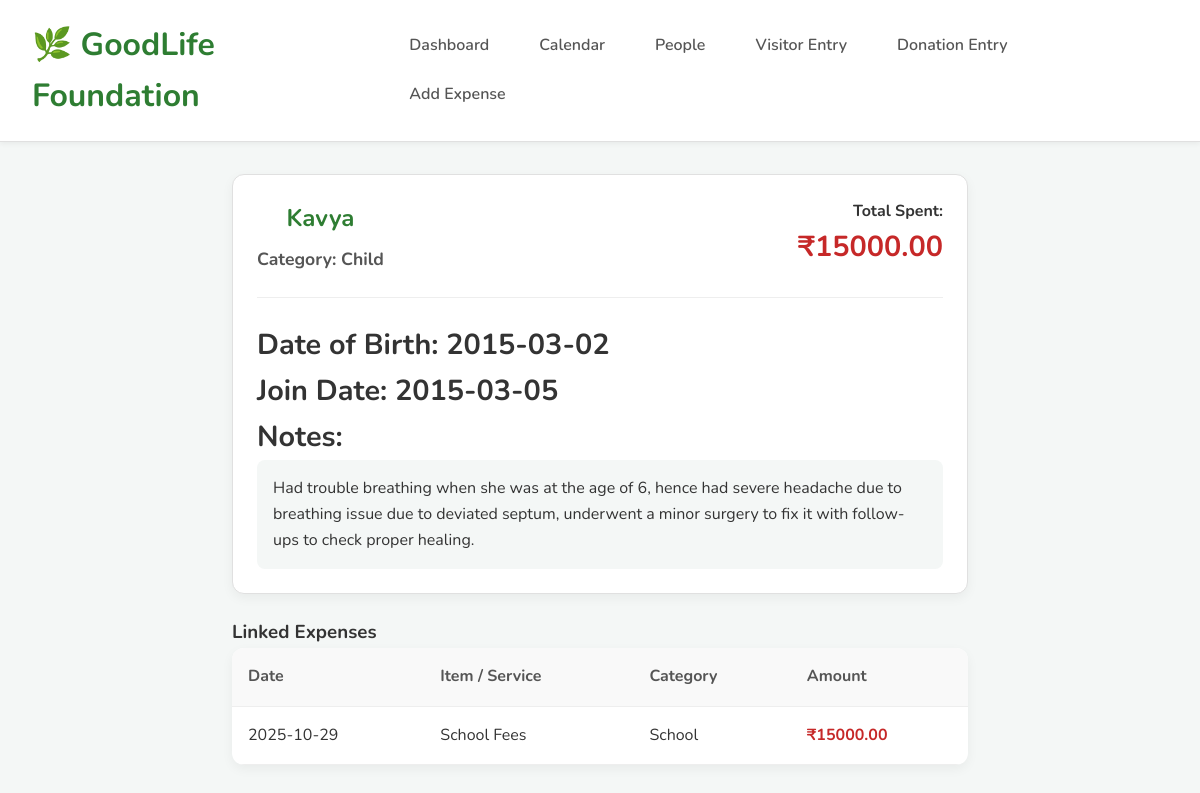
Page /person/1 on the committed database.
### tables this page shows
CREATE TABLE people (
                id INTEGER PRIMARY KEY AUTOINCREMENT,
                name TEXT NOT NULL,
                dob DATE,
                category TEXT NOT NULL,
                join_date DATE,
                notes TEXT
            );

CREATE TABLE expenses (
                id INTEGER PRIMARY KEY AUTOINCREMENT,
                item_name TEXT, amount REAL, category TEXT,
                details TEXT, expense_date DATE,
                person_id INTEGER, 
                FOREIGN KEY(person_id) REFERENCES people(id)
            );

### goodlife_admin.py (the view)
@app.route('/person/<int:person_id>')
def person_profile(person_id):
    db = get_db()
    person = db.execute("SELECT * FROM people WHERE id = ?", (person_id,)).fetchone()
    if not person:
        flash("Person not found.", "danger")
        return redirect(url_for('people_list'))
    expenses = db.execute('''
        SELECT item_name, amount, category, expense_date
        FROM expenses WHERE person_id = ?
        ORDER BY expense_date DESC
    ''', (person_id,)).fetchall()
    total_spent_row = db.execute("SELECT SUM(amount) as total FROM expenses WHERE person_id = ?", (person_id,)).fetchone()
    total_spent = total_spent_row['total'] or 0
    return render_template('person_profile.html', person=person, expenses=expenses, total_spent=total_spent)

### goodlife_admin.py (called while the page is built)
def get_db():
    if 'db' not in g:
        g.db = sqlite3.connect(DB_NAME)
        g.db.row_factory = sqlite3.Row
    return g.db

### templates/person_profile.html (shortened to what this page needs)
{% extends "base.html" %}
{% block content %}
<div class="finance-card" style="margin-bottom: 1.5rem;">
    <div style="display: flex; justify-content: space-between; align-items: flex-start;">
        <div>
            <h2>{{ person.name }}</h2>
            <p style="font-size: 1.1rem; color: #555; margin-top: -1rem;">
                <strong>Category:</strong> {{ person.category }}
            </p>
        </div>
        <div style="text-align: right;">
            <strong>Total Spent:</strong>
            <p style="font-size: 1.8rem; font-weight: bold;" class="negative">
                ₹{{ "%.2f"|format(total_spent) }}
            </p>
        </div>
    </div>
    <hr style="border: 0; border-top: 1px solid #eee; margin: 1.5rem 0;">
    <p><strong>Date of Birth:</strong> {{ person.dob or 'N/A' }}</p>
    <p><strong>Join Date:</strong> {{ person.join_date or 'N/A' }}</p>
    <p><strong>Notes:</strong></p>
    <pre style="background-color: #f4f7f6; padding: 1rem; border-radius: 8px; font-family: 'Nunito', sans-serif; white-space: pre-wrap;">{{ person.notes or 'No notes.' }}</pre>
</div>
<h3>Linked Expenses</h3>
<table class="expense-table">
    <thead>
        <tr>
            <th>Date</th>
            <th>Item / Service</th>
            <th>Category</th>
            <th>Amount</th>
        </tr>
    </thead>
    <tbody>
        {% for expense in expenses %}
            <tr>
                <td>{{ expense.expense_date }}</td>
                <td>{{ expense.item_name }}</td>
                <td>{{ expense.category }}</td>
                <td>₹{{ "%.2f"|format(expense.amount) }}</td>
            </tr>
        {% else %}
            <tr>
                <td colspan="4" style="text-align: center; padding: 2rem;">No expenses linked to this person.</td>
            </tr>
        {% endfor %}
    </tbody>
</table>
{% endblock %}

### static/styles.css (style rules this page uses)
* { box-sizing: border-box; margin: 0; padding: 0; }
body { font-family: 'Nunito', 'Segoe UI', sans-serif; background-color: #f4f7f6; color: #333; line-height: 1.6; }
h2 { color: #2e7d32; margin-bottom: 1.5rem; text-align: center; font-weight: 700; }
.finance-card { background-color: #ffffff; padding: 1.5rem; border: 1px solid #e0e0e0; border-radius: 12px; box-shadow: 0 4px 12px rgba(0, 0, 0, 0.05); }
.finance-card p { margin: 0; font-size: 1.8rem; font-weight: 700; }
.negative { color: #c62828; }

### templates/person_profile.html (style rules this page uses)
.expense-table { width: 100%; border-collapse: collapse; background: #fff; border-radius: 12px; overflow: hidden; box-shadow: 0 4px 12px rgba(0,0,0,0.05); }
.expense-table th, .expense-table td { padding: 1rem; text-align: left; border-bottom: 1px solid #eee; }
.expense-table th { background-color: #f9f9f9; font-weight: 700; color: #555; }
.expense-table td:last-child { font-weight: 700; color: #c62828; }

### rows in the picture
people: name "Kavya", category "Child", dob "2015-03-02", join_date "2015-03-05", notes "Had trouble breathing when she was at the age of 6, hence had severe headache due to breathing issue due to deviated septum, underwent a minor surgery to fix it with follow-ups to check proper healing."
expenses: expense_date "2025-10-29", item_name "School Fees", category "School", amount "15000.00"

### other values in the picture
{{ "%.2f"|format(total_spent) }} "15000.00"
